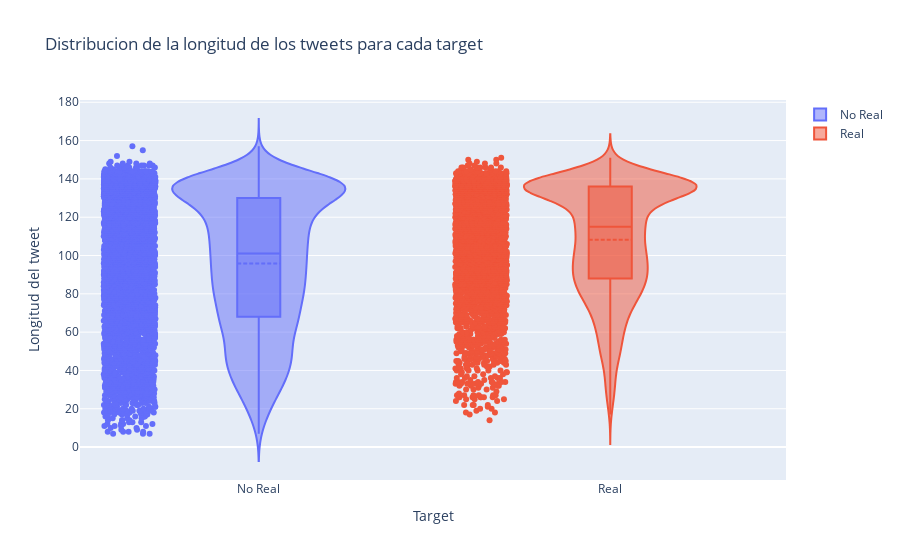

The notebook cell this image was saved under:
### Code cell
fig = go.Figure()
targets = ['No Real', 'Real'] 
for tg in targets:
    xaxis=tweets['target'][tweets['target'] == tg]
    yaxis=tweets['len_tw'][tweets['target'] == tg]
    fig.add_trace(go.Violin(x=xaxis,
                            y=yaxis, 
                            name=tg, 
                            box_visible=True, 
                            meanline_visible=True, 
                            points="all"
                           ))
    
fig.update_layout(title = "Distribucion de la longitud de los tweets para cada target",
                  yaxis_title="Longitud del tweet",
                  xaxis_title="Target" 
                 ) 
fig.show()

### Figure 1 — Plotly figure (JSON) as saved in the notebook; plotly's stock layout.template omitted (floating-point values rounded to 4 significant figures; data arrays with more than 128 entries replaced by an {"elided": "..."} marker saying what was removed)
{"data": [{"box": {"visible": true}, "meanline": {"visible": true}, "name": "No Real", "points": "all", "type": "violin", "x": {"elided": "4342 str values"}, "y": {"elided": "4342 int values"}}, {"box": {"visible": true}, "meanline": {"visible": true}, "name": "Real", "points": "all", "type": "violin", "x": {"elided": "3271 str values"}, "y": {"elided": "3271 int values"}}], "layout": {"title": {"text": "Distribucion de la longitud de los tweets para cada target"}, "xaxis": {"title": {"text": "Target"}}, "yaxis": {"title": {"text": "Longitud del tweet"}}}}
